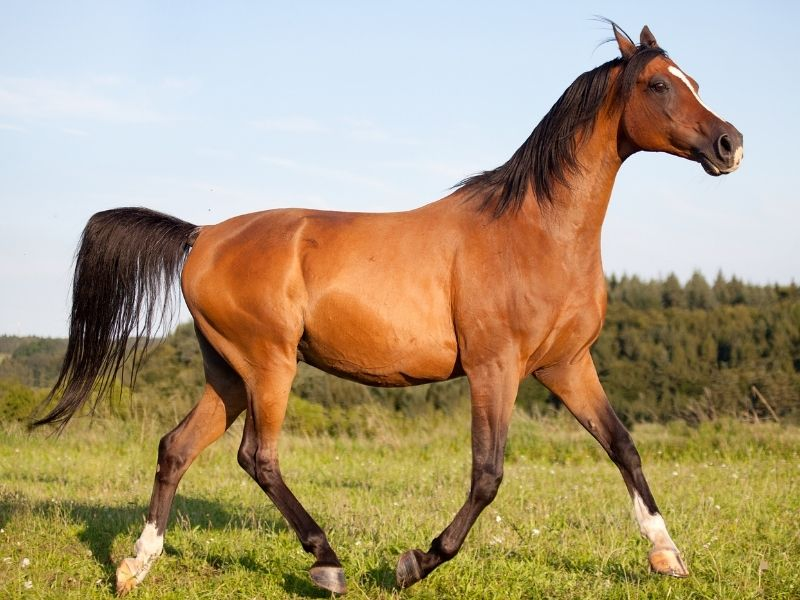
#> input picture Ders_3/Resimler/Adsiz-tasarim-2024-06-15T101601.722 copy.jpg, 800 x 600 px, found by its file name
$ python uyg_18.py
#> lines starting #> are read from the running program, lines starting #| are printed output that depends on the picture
import cv2


yol="Ders_3\Resimler\Adsiz-tasarim-2024-06-15T101601.722 copy.jpg"
resim=cv2.imread(yol)
#> resim is the input picture: shape (600, 800, 3); mean B, G, R 124.1, 156.3, 174.1

cv2.rectangle(resim,(600,10),(770,180),(0,0,255),5)


cv2.circle(resim,(410,560),40,(255,0,0),5)
cv2.circle(resim,(670,560),40,(255,0,0),5)
cv2.circle(resim,(320,568),40,(255,0,0),5)
cv2.circle(resim,(130,568),40,(255,0,0),5)


cv2.putText(resim,"AT",(400,70),cv2.FONT_ITALIC,1,(0,0,255),2,cv2.LINE_8)
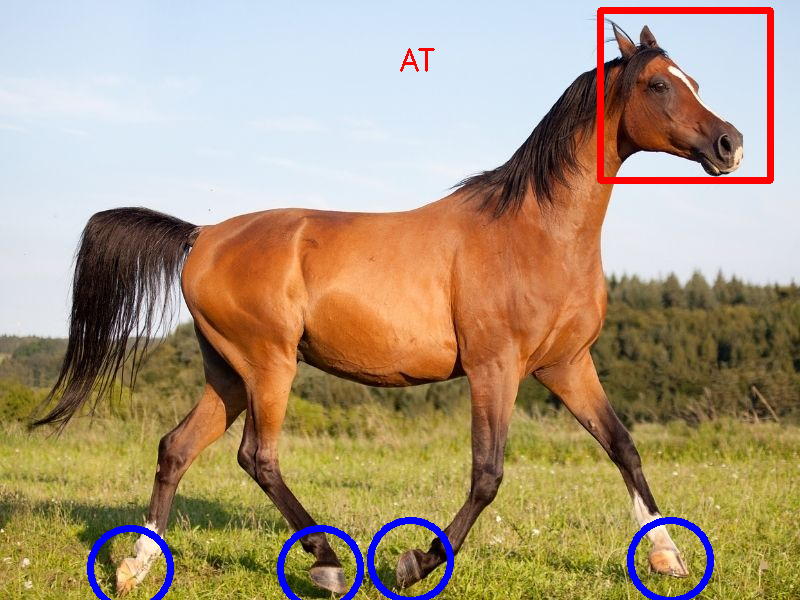
#> resim: shape (600, 800, 3); mean B, G, R 124.4, 152.4, 172.8
cv2.imshow("kareli at", resim)


#cv2.line(resim,(200,250),(540,550),(0,255,0),2)

cv2.waitKey(0)
cv2.destroyAllWindows()

$ run again, with Ders_3/Resimler/koepek_cinsleri_golden_0926d199bf.webp saved as Ders_3/Resimler/Adsiz-tasarim-2024-06-15T101601.722 copy.jpg
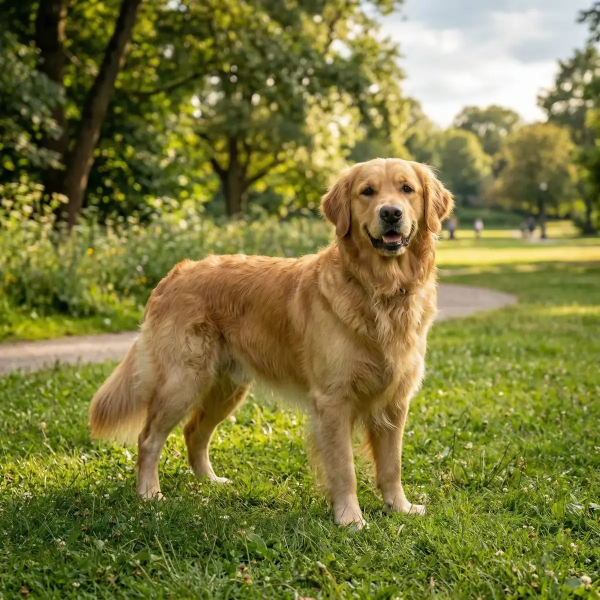
#> input picture Ders_3/Resimler/koepek_cinsleri_golden_0926d199bf.webp, 1200 x 1200 px, found by its file name (shown at 1/2 size)
#> resim is the input picture: shape (1200, 1200, 3); mean B, G, R 61.4, 122.2, 124.3
#> `cv2.circle(resim,(130,568),40,(255,0,0),5)`:
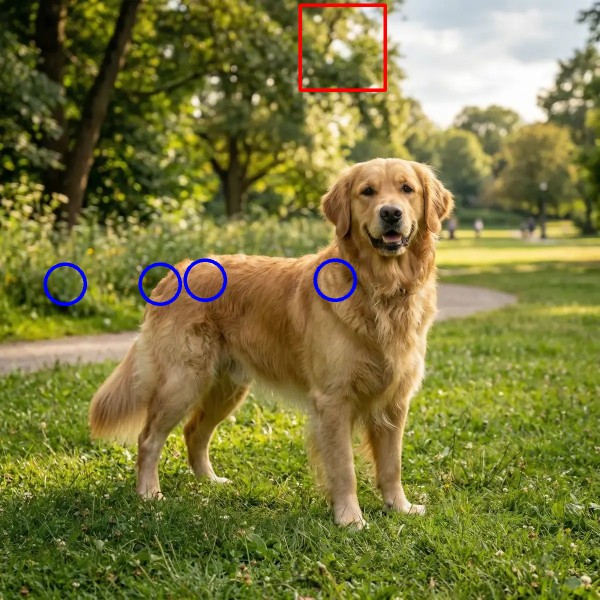
#> resim: shape (1200, 1200, 3) (shown at 1/2 size); mean B, G, R 62.1, 121.2, 124
